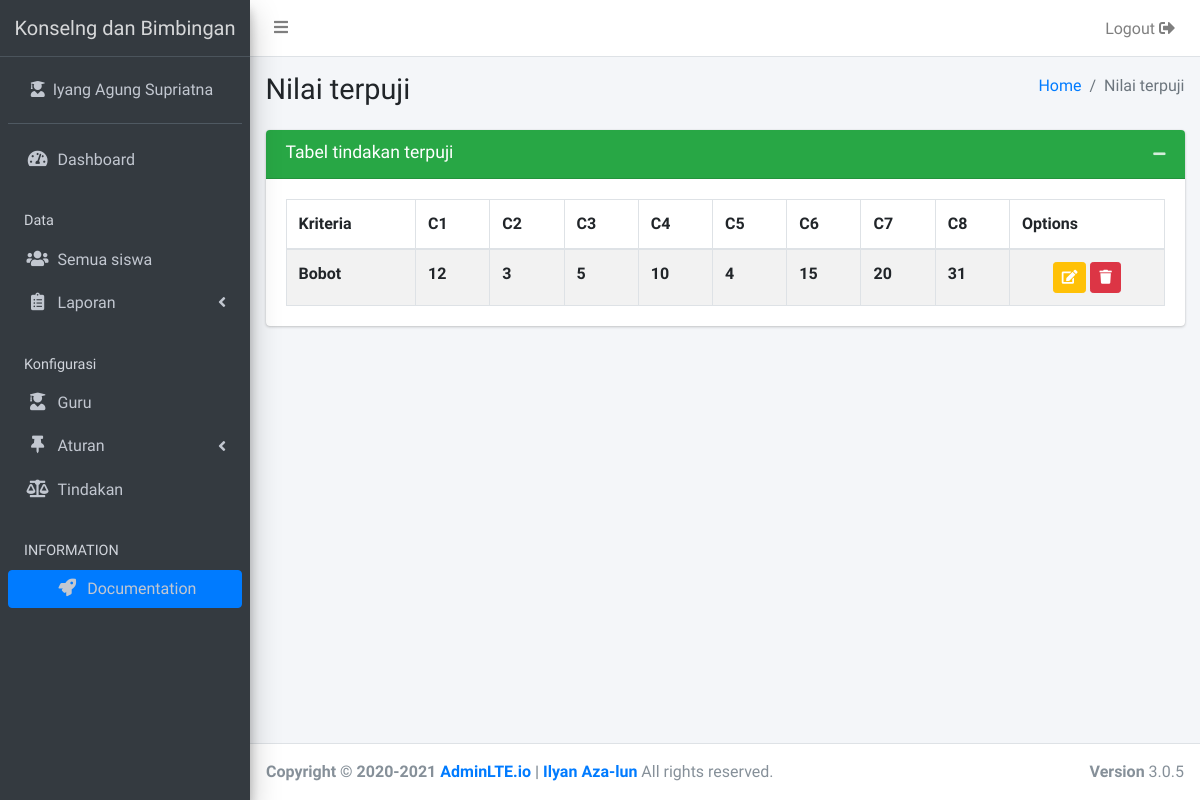
The app's page /dutiful (signed in) with its own data.
### tables this page shows
CREATE TABLE `tbl_configuration` (
  `variable` varchar(255) NOT NULL,
  `value` text NOT NULL
);

CREATE TABLE `tbl_criteria` (
  `id` varchar(255) NOT NULL,
  `name` varchar(255) NOT NULL,
  `type` varchar(255) NOT NULL,
  `weight` float NOT NULL
);

### _app/controllers/Dutiful.php (called while the page is built, shortened)
<?php
class Dutiful extends Controller
{
	function __construct()
	{
		$this->request = $this->model('M_home');
		foreach ($this->request->load_configuration() as $key) {
			if("title"==$key['variable']){
				$this->title = $key['value'];
			};
		}
	}
	public function index()
	{
		$data['dutiful'] = $this->model('M_criteria')->select_criteria('dutiful');
		$this->view('components/sidebar');
		$this->view('criteria/dutiful/index', $data);
	}
}

### _app/core/App.php (called while the page is built, shortened)
<?php
class App
{
	protected $method = 'index';
	protected $params = [];
	function __construct(){
		$this->controller = new $this->controller;
		call_user_func_array([$this->controller, $this->method], $this->params);
	}
}

### index.php (called while the page is built, shortened)
<?php
	require_once '_app/init.php';
	new App;

### _app/init.php (called while the page is built, shortened)
<?php
	spl_autoload_register(function($class){
		$class = explode('\\', $class);
		$class = end($class);
	});

### _app/core/Database.php (called while the page is built, shortened)
<?php
class Database{
	private $host = DB_HOST;
	private $user = DB_USER;
	private $pass = DB_PASS;
	private $name = DB_NAME;
	private $dbh;
	private $stmt;
	public function __construct(){
		$dsn     = 'mysql:host='.$this->host.';dbname='.$this->name;
		$options = [
			PDO::ATTR_PERSISTENT =>true,
			PDO::ATTR_ERRMODE => PDO::ERRMODE_EXCEPTION
		];
		try {
			$this->dbh = new PDO($dsn, $this->user, $this->pass, $options);
		} catch (PDOException $e) {
			die($e->getMessage());
		}
	}
	public function query($query){
		$this->stmt = $this->dbh->prepare($query);
	}
	public function bind($param, $value, $type = null){
		if (is_null($type)) {
			switch (true) {
				default:
					$type = PDO::PARAM_STR;
					break;
			}
		}
		$this->stmt->bindValue($param, $value, $type);
	}
	public function execute(){
		$this->stmt->execute();
	}
	public function resultSet(){
		return $this->stmt->fetchAll(PDO::FETCH_ASSOC);
	}
}

### _app/models/M_home.php (called while the page is built, shortened)
<?php
class M_home{
	private $db;
	function __construct(){
		$this->db = new Database;
	}
	public function load_configuration(){
		$this->db->query('SELECT * FROM tbl_configuration');
		$this->db->execute();
		return $this->db->resultSet();
	}
}

### _app/models/M_criteria.php (called while the page is built, shortened)
<?php
class M_criteria
{
	private $db;
	function __construct(){
		$this->db = new Database;
	}
	public function select_criteria($type)
	{
		$this->db->query("
		SELECT `id`, `name`, `weight` FROM `tbl_criteria` WHERE `type` = :type ;");
		$this->db->bind('type', $type);
		$this->db->execute();
		return $this->db->resultSet();
	}
}

### _app/views/criteria/dutiful/index.php (the view, shortened to what this page needs)
<section class="content">
  <div class="container-fluid">
    <div class="row">
      <div class="col-12">
        <div class="card <?=(empty($data['dutiful'])?'collapse':'')?>">
          <div class="card-header bg-success">
            <h3 class="card-title">Tabel tindakan terpuji</h3>
            <div class="card-tools">
              <button type="button" class="btn btn-tool" data-card-widget="collapse"><i class="fas fa-minus"></i></button>
            </div>
          </div>
          <div class="card-body">
            <table id="tbl_criteria" class="table table-bordered table-striped">
              <thead>
                <tr>
                  <th>Kriteria</th>
                  <?php foreach ($data['dutiful'] as $key => $value): ?>
                  <th title="<?=$value['name']?>">C<?=$key+1?></th>
                  <?php endforeach ?>
                  <th>Options</th>
                </tr>
              </thead>
              <tbody>
                <tr>
                  <th>Bobot</th>
                  <?php foreach ($data['dutiful'] as $key => $value): ?>
                  <th><?=$value['weight']?></th>
                  <?php endforeach ?>
                  <td class="text-center">
                    <button type="button" class="btn btn-sm btn-warning" id="update" data-toggle="collapse" data-target="#field_rules" aria-expanded="false" aria-controls="field_rules"><i class="fa fa-edit fa-inverse"></i></button>
                    <button type="button" class="btn btn-sm btn-danger" data-toggle="modal" data-target="#modal-conformation-delete"><i class="fa fa-trash fa-inverse"></i></button>
                  </td>
                </tr>
              </tbody>
            </table>
          </div>
        </div>
      </div>
    </div>
  </div>
</section>

### _app/views/components/sidebar.php (shortened to what this page needs)
  <link rel="stylesheet" href="<?=BASEURL?>/_assets/dist/css/adminlte.min.css">
</head>
<body class="hold-transition sidebar-mini layout-fixed pace-primary">
  <div class="wrapper">
    <nav class="main-header navbar navbar-expand navbar-white navbar-light">
      <ul class="navbar-nav">
        <li class="nav-item">
          <a class="nav-link" data-widget="pushmenu" href="#" role="button"><i class="fas fa-bars"></i></a>
        </li>
      </ul>
      <ul class="navbar-nav ml-auto">
        <li class="nav-item d-none d-sm-inline-block">
          <a data-toggle="modal" data-target="#logoutModal" class="btn nav-link">Logout <i class="fas fa-sign-out-alt"></i></a>
        </li>
      </ul>
    </nav>
    <aside class="main-sidebar sidebar-dark-primary elevation-4">
      <a href="<?=BASEURL?>/" class="brand-link text-center">
        <span class="brand-text font-weight-light"><?=$this->title?></span>
      </a>
      <div class="sidebar">
        <div class="user-panel mt-3 pb-3 mb-3 d-flex">
          <div class="image">
          </div>
          <div class="info">
            <a href="<?=BASEURL?>" class="d-block"><i class="fa fa-user-graduate"></i>&nbsp;&nbsp;<?=explode(',', $_SESSION['user']['homeroom_teacher'])[0]?></a>
          </div>
        </div>
        <nav class="mt-2">
          <ul class="nav nav-pills nav-sidebar flex-column" data-widget="treeview" role="menu" data-accordion="false">
           <li class="nav-item has-treeview">
            <a href="<?=BASEURL?>" class="nav-link">
              <i class="nav-icon fas fa-tachometer-alt"></i>
              <p>
                Dashboard
              </p>
            </a>
          </li>
          <li class="nav-header">Data</li>
          <?php if ($_SESSION['user']['class'] == "staff" ): ?>
            <li class="nav-item">
              <a href="<?=BASEURL?>/students/<?=base64_encode('all')?>" class="nav-link">
                <i class="nav-icon fas fa-users"></i>
                Semua siswa
              </a>
            </li>
            <?php endif ?>
            <li class="nav-item has-treeview">
              <a href="#" class="nav-link">
                <i class="nav-icon fa fa-clipboard-list"></i>
                <p>
                  Laporan
                  <i class="fas fa-angle-left right"></i>
                </p>
              </a>
            </li>
            <?php if ($_SESSION['user']['class'] == "staff" ): ?>
              <li class="nav-header">Konfigurasi</li>
              <li class="nav-item">
                <a href="<?=BASEURL?>/teacher" class="nav-link">
                 <i class="fa fa-user-graduate nav-icon"></i>
                 <p>Guru</p>
               </a>
             </li>
             <li class="nav-item has-treeview">
              <a href="#" class="nav-link">
                <i class="nav-icon fas fa-thumbtack"></i>
                <p>
                  Aturan
                  <i class="fas fa-angle-left right"></i>
                </p>
              </a>
            </li>
            <li class="nav-item">
                <a href="<?=BASEURL?>/action" class="nav-link">
                 <i class="fa fa-balance-scale nav-icon"></i>
                 <p>Tindakan</p>
               </a>
            </li>
          <?php endif ?>
          <li class="nav-header">INFORMATION</li>
          <li class="nav-item text-center">
            <a href="#" class="btn btn-primary btn-block">
              <i class="fa fa-rocket nav-icon"></i>
              Documentation
            </a>
          </li>
        </ul>
      </nav>
    </div>
  </aside>

### records on screen
tbl_configuration: value "Konselng dan Bimbingan"
tbl_criteria: weight "12"
tbl_criteria: weight "3"
tbl_criteria: weight "5"
tbl_criteria: weight "10"
tbl_criteria: weight "4"
tbl_criteria: weight "15"
tbl_criteria: weight "20"
tbl_criteria: weight "31"

### other values on screen
explode(',', $_SESSION['user']['homeroom_teacher'])[0] "Iyang Agung Supriatna"
$this->page['title'] "Nilai terpuji"
